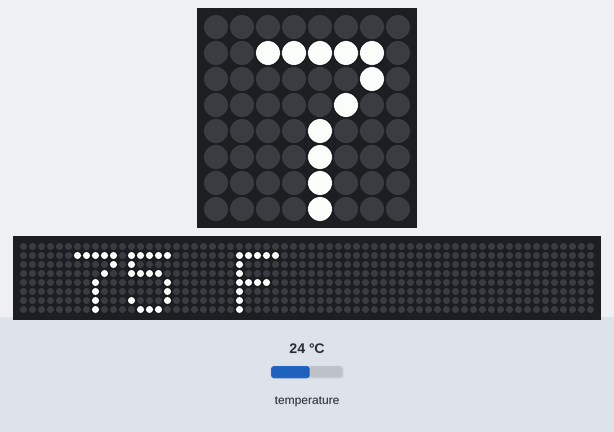
The program below on a simulated Raspberry Pi (BCM pin numbers) with a Sense HAT. On the bench: the Sense HAT's 8×8 RGB LED matrix, a strip that is not on the board, showing the scrolling text unrolled. The test bench sets the inputs (shaded band); at power-on: temperature 24 °C. The 64×8 strip is a reading aid, not a part: it shows the text the matrix is scrolling, unrolled, one strip-width of it at a time.

Above: at 1.28 s.
1.3 s: temperature set to 12 °C
At 5.5 s:
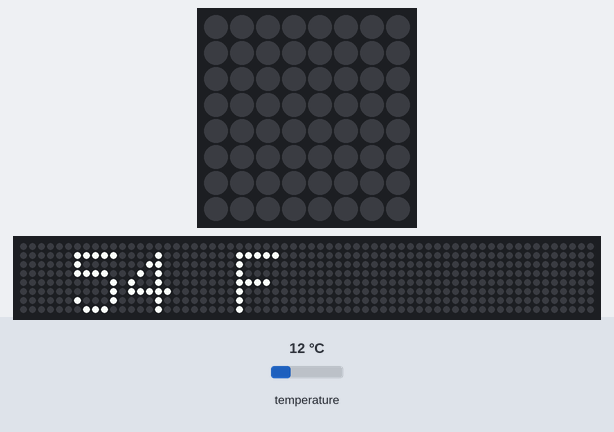
7.0 s: temperature set to 19 °C
At 10.33 s:
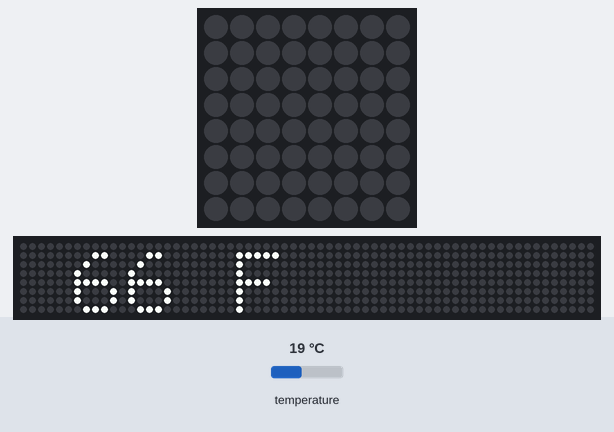
12.7 s: temperature set to 28 °C
At 15.16 s:
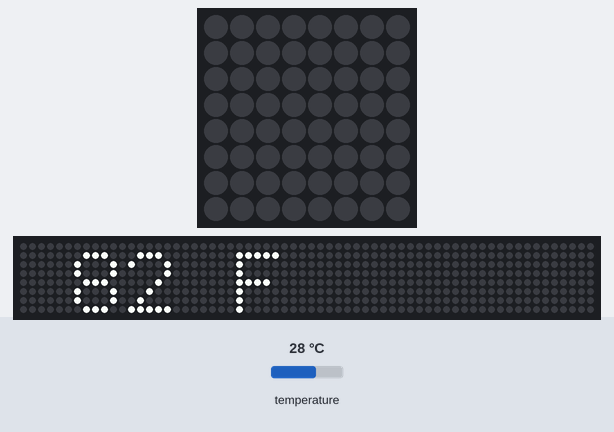

The program:

sense_repeat_temp_f.py
```python
from sense_hat import SenseHat

from time import sleep

import math

sh = SenseHat()

def tempf():
    sh.show_message(" %s F" % round(sh.get_temperature() * 1.8 + 32))
    sleep(1)

while True:
    tempf()
```
